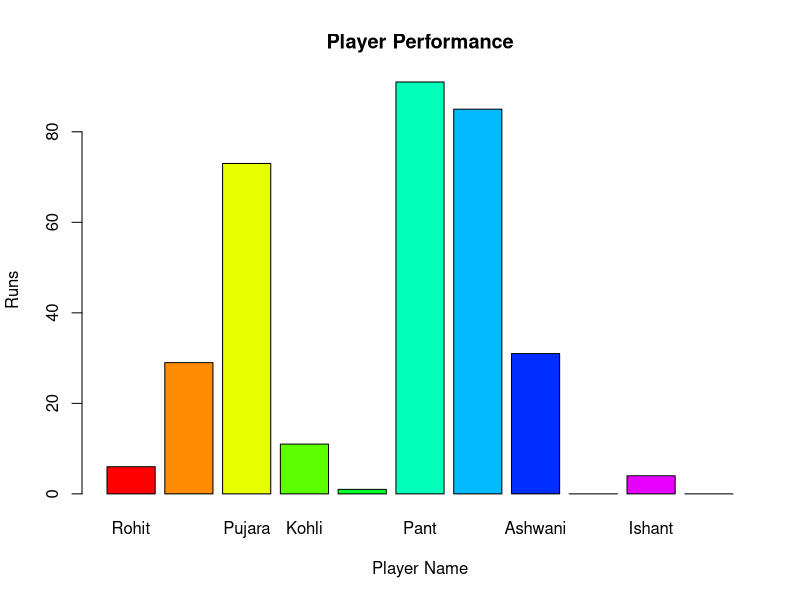

This figure's R source:
#Avinash Singh 2011MC04
#Question 2
#Bar Plot
Player <-c("Rohit","Subham","Pujara","Kohli","Rahane","Pant","Washington","Ashwani","Nadeem","Ishant","Bumrah")
Runs <- c(6,29,73,11,1,91,85,31,0,4,0)
barplot(Runs, xlab = "Player Name", ylab = "Runs", names.arg = Player, col=rainbow(length(Runs)),main="Player Performance")